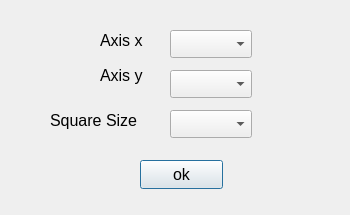
<?xml version="1.0" encoding="UTF-8"?>
<ui version="4.0">
 <class>DialogHistogram2D</class>
 <widget class="QDialog" name="DialogHistogram2D">
  <property name="geometry">
   <rect>
    <x>0</x>
    <y>0</y>
    <width>350</width>
    <height>215</height>
   </rect>
  </property>
  <property name="windowTitle">
   <string>Dialog</string>
  </property>
  <widget class="QLabel" name="label">
   <property name="geometry">
    <rect>
     <x>100</x>
     <y>30</y>
     <width>63</width>
     <height>20</height>
    </rect>
   </property>
   <property name="font">
    <font>
     <pointsize>12</pointsize>
    </font>
   </property>
   <property name="text">
    <string>Axis x</string>
   </property>
  </widget>
  <widget class="QLabel" name="label_2">
   <property name="geometry">
    <rect>
     <x>100</x>
     <y>60</y>
     <width>61</width>
     <height>31</height>
    </rect>
   </property>
   <property name="font">
    <font>
     <pointsize>12</pointsize>
    </font>
   </property>
   <property name="text">
    <string>Axis y</string>
   </property>
  </widget>
  <widget class="QComboBox" name="AxisXComboBox">
   <property name="geometry">
    <rect>
     <x>170</x>
     <y>30</y>
     <width>82</width>
     <height>28</height>
    </rect>
   </property>
  </widget>
  <widget class="QComboBox" name="AxisYComboBox">
   <property name="geometry">
    <rect>
     <x>170</x>
     <y>70</y>
     <width>82</width>
     <height>28</height>
    </rect>
   </property>
  </widget>
  <widget class="QLabel" name="label_3">
   <property name="geometry">
    <rect>
     <x>50</x>
     <y>100</y>
     <width>111</width>
     <height>41</height>
    </rect>
   </property>
   <property name="font">
    <font>
     <pointsize>12</pointsize>
    </font>
   </property>
   <property name="text">
    <string>Square Size</string>
   </property>
  </widget>
  <widget class="QComboBox" name="SquareSizeComboBox">
   <property name="geometry">
    <rect>
     <x>170</x>
     <y>110</y>
     <width>82</width>
     <height>28</height>
    </rect>
   </property>
  </widget>
  <widget class="QPushButton" name="okPushButton">
   <property name="geometry">
    <rect>
     <x>140</x>
     <y>160</y>
     <width>83</width>
     <height>29</height>
    </rect>
   </property>
   <property name="font">
    <font>
     <pointsize>12</pointsize>
    </font>
   </property>
   <property name="text">
    <string>ok</string>
   </property>
  </widget>
 </widget>
 <resources/>
 <connections/>
</ui>
